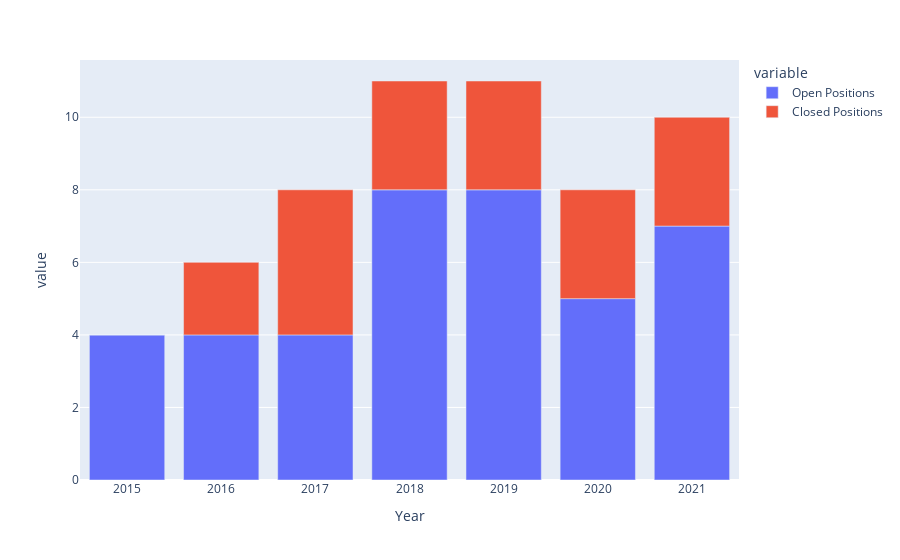

Notebook source saved alongside this figure:
### Markdown cell above
After we have complete short iron condor transactions, let's first have a look at the number of open and offsetted positions in each year of the observation period.

### Code cell
# get number of all complete iron condor transaction per year
all_trans = transaction.loc[transaction['OTM size'].isnull() != True].groupby(by = ['Year'])['OTM size'].count()/4
# get number of all offsetted iron condor transaction per year
closed_trans = transaction.loc[transaction['OTM size'].isnull() == True].groupby(by = ['Year'])['RIC'].count()/4

# create a dataframe of the all and offsetted transaction counts
all_trans_df = pd.concat([all_trans, closed_trans], axis =1, keys = ['All positions',  'Closed Positions']).reset_index().fillna(0)
# add a column of open positions by subtracting closed positions from all positions
all_trans_df['Open Positions'] = all_trans_df['All positions'] - all_trans_df['Closed Positions']

# plot the results
fig = px.bar(all_trans_df, x = "Year", y = ["Open Positions", "Closed Positions"])
fig.show()

### Figure 1 — Plotly figure (JSON) as saved in the notebook; plotly's stock layout.template omitted (floating-point values rounded to 4 significant figures)
{"data": [{"alignmentgroup": "True", "hovertemplate": "variable=Open Positions<br>Year=%{x}<br>value=%{y}<extra></extra>", "legendgroup": "Open Positions", "marker": {"color": "#636efa", "pattern": {"shape": ""}}, "name": "Open Positions", "offsetgroup": "Open Positions", "orientation": "v", "showlegend": true, "textposition": "auto", "type": "bar", "x": [2015, 2016, 2017, 2018, 2019, 2020, 2021], "xaxis": "x", "y": [4, 4, 4, 8, 8, 5, 7], "yaxis": "y"}, {"alignmentgroup": "True", "hovertemplate": "variable=Closed Positions<br>Year=%{x}<br>value=%{y}<extra></extra>", "legendgroup": "Closed Positions", "marker": {"color": "#EF553B", "pattern": {"shape": ""}}, "name": "Closed Positions", "offsetgroup": "Closed Positions", "orientation": "v", "showlegend": true, "textposition": "auto", "type": "bar", "x": [2015, 2016, 2017, 2018, 2019, 2020, 2021], "xaxis": "x", "y": [0, 2, 4, 3, 3, 3, 3], "yaxis": "y"}], "layout": {"autosize": true, "barmode": "relative", "legend": {"title": {"text": "variable"}, "tracegroupgap": 0}, "margin": {"t": 60}, "xaxis": {"anchor": "y", "autorange": true, "domain": [0, 1], "range": [2014.0, 2022.0], "title": {"text": "Year"}, "type": "linear"}, "yaxis": {"anchor": "x", "autorange": true, "domain": [0, 1], "range": [0, 11.58], "title": {"text": "value"}, "type": "linear"}}}
